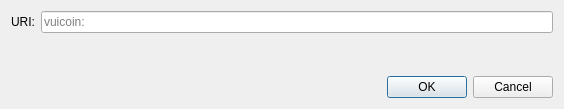
<?xml version="1.0" encoding="UTF-8"?>
<ui version="4.0">
 <class>OpenURIDialog</class>
 <widget class="QDialog" name="OpenURIDialog">
  <property name="geometry">
   <rect>
    <x>0</x>
    <y>0</y>
    <width>564</width>
    <height>109</height>
   </rect>
  </property>
  <property name="windowTitle">
   <string>Open vuicoin URI</string>
  </property>
  <layout class="QVBoxLayout" name="verticalLayout">
   <item>
    <layout class="QHBoxLayout" name="horizontalLayout">
     <item>
      <widget class="QLabel" name="label">
       <property name="text">
        <string>URI:</string>
       </property>
      </widget>
     </item>
     <item>
      <widget class="QValidatedLineEdit" name="uriEdit">
       <property name="placeholderText">
        <string notr="true">vuicoin:</string>
       </property>
      </widget>
     </item>
    </layout>
   </item>
   <item>
    <spacer name="verticalSpacer">
     <property name="orientation">
      <enum>Qt::Vertical</enum>
     </property>
     <property name="sizeHint" stdset="0">
      <size>
       <width>20</width>
       <height>40</height>
      </size>
     </property>
    </spacer>
   </item>
   <item>
    <widget class="QDialogButtonBox" name="buttonBox">
     <property name="orientation">
      <enum>Qt::Horizontal</enum>
     </property>
     <property name="standardButtons">
      <set>QDialogButtonBox::Cancel|QDialogButtonBox::Ok</set>
     </property>
    </widget>
   </item>
  </layout>
 </widget>
 <customwidgets>
  <customwidget>
   <class>QValidatedLineEdit</class>
   <extends>QLineEdit</extends>
   <header>qt/qvalidatedlineedit.h</header>
  </customwidget>
 </customwidgets>
 <resources/>
 <connections>
  <connection>
   <sender>buttonBox</sender>
   <signal>accepted()</signal>
   <receiver>OpenURIDialog</receiver>
   <slot>accept()</slot>
   <hints>
    <hint type="sourcelabel">
     <x>248</x>
     <y>254</y>
    </hint>
    <hint type="destinationlabel">
     <x>157</x>
     <y>274</y>
    </hint>
   </hints>
  </connection>
  <connection>
   <sender>buttonBox</sender>
   <signal>rejected()</signal>
   <receiver>OpenURIDialog</receiver>
   <slot>reject()</slot>
   <hints>
    <hint type="sourcelabel">
     <x>316</x>
     <y>260</y>
    </hint>
    <hint type="destinationlabel">
     <x>286</x>
     <y>274</y>
    </hint>
   </hints>
  </connection>
 </connections>
</ui>
